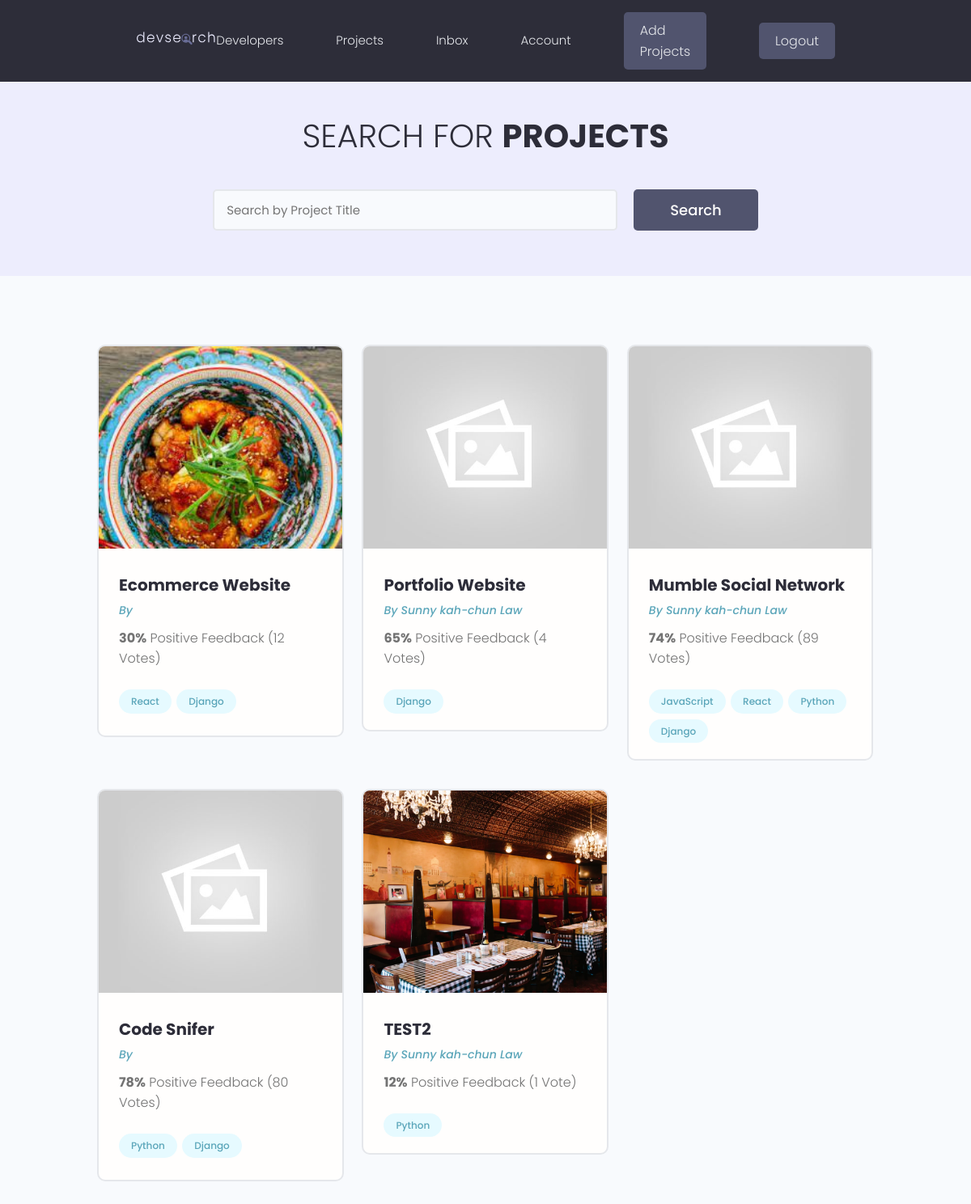
Page /projects/ (signed in) on the committed database.
### projects/models.py (models this page shows, shortened)
class Projects(models.Model):
    owner = models.ForeignKey(
        Profile, null=True, blank=True, on_delete=models.SET_NULL)
    title = models.CharField(max_length=200)
    description = models.TextField(null=True, blank=True)
    featured_image = models.ImageField(
        null=True, blank=True, default="default.jpg")
    demo_link = models.CharField(max_length=2000, blank=True)
    source_link = models.CharField(max_length=2000, null=True, blank=True)
    tags = models.ManyToManyField('Tag', blank=True)
    vote_total = models.IntegerField(default=0, null=True, blank=True)
    vote_ratio = models.IntegerField(default=0, null=True, blank=True)
    created = models.DateTimeField(auto_now_add=True)
    id = models.UUIDField(default=uuid.uuid4, unique=True,
                          primary_key=True, editable=False)

class Tag(models.Model):
    name = models.CharField(max_length=200)
    createed = models.DateTimeField(auto_now_add=True)
    id = models.UUIDField(default=uuid.uuid4, unique=True,
                          primary_key=True, editable=False)
    def __str__(self):
        return self.name

### users/models.py (models this page shows, shortened)
class Profile(models.Model):
    user = models.OneToOneField(
        User, on_delete=models.CASCADE, null=True, blank=True)
    name = models.CharField(max_length=200, blank=True, null=True)
    email = models.EmailField(max_length=500, blank=True, null=True)
    username = models.CharField(max_length=200, blank=True, null=True)
    location = models.CharField(max_length=200, blank=True, null=True)
    short_intro = models.CharField(max_length=200, blank=True, null=True)
    bio = models.TextField(blank=True, null=True)
    profile_image = models.ImageField(
        null=True, blank=True, upload_to='profiles/', default="profiles/user-default.png")
    social_github = models.CharField(max_length=200, blank=True, null=True)
    social_twitter = models.CharField(max_length=200, blank=True, null=True)
    social_linkedin = models.CharField(max_length=200, blank=True, null=True)
    social_youtube = models.CharField(max_length=200, blank=True, null=True)
    social_website = models.CharField(max_length=200, blank=True, null=True)
    created = models.DateTimeField(auto_now_add=True)
    id = models.UUIDField(default=uuid.uuid4, unique=True,
                          primary_key=True, editable=False)

### projects/views.py (the view)
# urls.py: path('projects/', include('projects.urls')),
def projects(request):
    projects = Projects.objects.all()
    context = {'projects': projects}
    return render(request, 'projects/projects.html', context)

### projects/templates/projects/projects.html (shortened to what this page needs)
{% extends 'main.html'%}
{% block content %}
<main class="projects">
    <section class="hero-section text-center">
      <div class="container container--narrow">
        <div class="hero-section__box">
          <h2>Search for <span>Projects</span></h2>
        </div>
        <div class="hero-section__search">
          <form class="form" action="#" method="get">
            <div class="form__field">
              <input class="input input--text" id="formInput#search" type="text" name="text"
                placeholder="Search by Project Title" />
            </div>
            <input class="btn btn--sub btn--lg" type="submit" value="Search" />
          </form>
        </div>
      </div>
    </section>
    <section class="projectsList">
      <div class="container">
        <div class="grid grid--three">
        {% for project in projects %}
        <div class="column">
            <div class="card project">
                <a href="{% url 'project' project.id %}}" class="project">
                    <img class="project__thumbnail" src="{{ project.featured_image.url }}" alt="project thumbnail" />
                    <div class="card__body">
                        <h3 class="project__title">{{project.title}}</h3>
                        <p><a class="project__author" href="{% url 'user-profile' project.owner.id %}">By {{project.owner.name}}</a></p>
                        <p class="project--rating">
                            <span style="font-weight: bold;">{{project.vote_ratio}}%</span> Positive
                            Feedback ({{project.vote_total}} Vote{{project.vote_total|pluralize:"s"}})
                        </p>
                        <div class="project__tags">
                            {% for tag in project.tags.all %}
                            <span class="tag tag--pill tag--main">
                                <small>{{tag}}</small>
                            </span>
                            {% endfor %}
                        </div>
                    </div>
                </a>
            </div>
        </div>
        {% endfor %}
        </div>
      </div>
    </section>
  </main>
{% endblock content %}

### static/styles/app.css (style rules this page uses)
:root { --color-sub: #2d2d39; }
.btn--sub { background-color: var(--color-sub-light); }
.card { border: 2px solid var(--color-light); }
img { width: 100%; }
.hero-section { height: 40vh; display: flex; align-items: center; background-color: var(--color-sub); }
.hero-section__box { margin-bottom: 4rem; }
.hero-section__box > h2, .hero-section__box > h2 > span { font-size: 4rem; color: var(--color-light); line-height: 1.3; text-transform: uppercase; }
.hero-section__box > h2 { font-weight: 300; }
.hero-section__box > h2 > span { font-weight: 700; }
.hero-section__search > .form { display: flex; align-items: center; justify-content: center; gap: 2rem; }
.hero-section__search > .form input.input--text { width: 50rem; }
.project__author { font-size: 1.4rem; font-style: italic; }
.project--rating { margin-bottom: 1.6em; margin-top: .5em; }
.projects > .hero-section { background: var(--color-sub-lighter); height: 30vh; }
.projects .hero-section__box { margin-bottom: 2.5rem; }
.projects .hero-section__box > h2 { color: var(--color-sub); }
.projects .hero-section__box > h2 > span { font-weight: 700; color: var(--color-sub); }
.projectsList { margin-top: 8rem; }
.project__thumbnail { height: 25rem; object-fit: cover; object-position: top center; }
.project__title { font-size: 2rem; font-weight: 700; color: var(--color-sub); }

### static/uikit/styles/modules/_variables.css (style rules this page uses)
:root { --color-main: #5aa5b9; --color-main-light: #e6faff; --color-sub: #3f4156; --color-sub-light: #51546e; --color-sub-lighter: #ededfd; --color-text: #737373; --color-gray: #8b8b8b; --color-light: #e5e7eb; --color-light-gray: #767676; --color-bg: #f8fafd; --color-white: #fffefd; --color-white-light: #f3f3f3; --color-success: #359e64; --color-success-bg: #def8e8; --color-error: #fc4b0b; --color-error-bg: #fff2ee; --font-base: 'Poppins', arial, helvetica, 'Segoe UI', roboto, ubuntu, sans-serif; --font-monospace: 'Fira Code', 'Courier New', courier, monospace; --font-regular: 300; --font-medium: 500; --font-bold: 700; --generic-shadow: 1px 1px 5px #00000010; --generic-transition: all 0.3s ease-in-out; }

### static/uikit/styles/modules/_base.css (style rules this page uses)
* { margin: 0; padding: 0; box-sizing: border-box; text-rendering: optimizeLegibility; color: inherit; font-size: inherit; }
html { font-size: 50%; }
@media only screen and (min-width: 480px) { html { font-size: 56.25%; } }
@media only screen and (min-width: 1200px) { html { font-size: 62.5%; } }
body { line-height: 1.6; font-weight: 400; font-size: 1.5rem; color: var(--color-text); background-color: var(--color-bg); min-height: 100vh; }

### static/uikit/styles/modules/_typography.css (style rules this page uses)
* { font-family: var(--font-base); }
h2 { font-size: 3.6rem; font-weight: var(--font-bold); }
h3 { font-size: 3.2rem; font-weight: var(--font-medium); }
p, span, strong { font-size: 1.6rem; color: var(--color-text); font-weight: var(--font-regular); }
a { padding-bottom: 2px; text-decoration: none; display: inline-block; color: var(--color-main); font-weight: var(--font-medium); }

### static/uikit/styles/modules/_utilities.css (style rules this page uses)
.container { width: 92%; max-width: 165rem; margin: 0 auto; box-sizing: border-box; }
.container--narrow { width: 92%; max-width: 120rem; }
@media screen and (min-width: 1000px) { .container { width: 90%; } }
@media screen and (min-width: 1000px) { .container--narrow { width: 85%; } }
@media screen and (min-width: 1200px) { .container { width: 80%; } }
@media screen and (min-width: 1200px) { .container--narrow { width: 72%; } }
.text-center { text-align: center; }

### static/uikit/styles/modules/_button.css (style rules this page uses)
.btn { display: inline-block; position: relative; cursor: pointer; background-color: var(--color-light); font-weight: var(--font-medium); color: var(--color-sub); text-decoration: none; padding: 1rem 2rem; border-radius: 0.5rem; border: none; width: -webkit-fit-content; width: -moz-fit-content; width: fit-content; height: -webkit-fit-content; height: -moz-fit-content; height: fit-content; font-size: 1.6rem; outline-width: 0; outline-color: transparent; -webkit-backface-visibility: hidden; backface-visibility: hidden; transition: all 0.3s ease-in-out; }
.btn--sub { background-color: var(--color-sub); color: var(--color-white); }
.btn--lg { font-size: 1.8rem; padding: 1.2rem 4.5rem; }

### static/uikit/styles/modules/_card.css (style rules this page uses)
.card { border-radius: 1rem; background-color: var(--color-white); border: 1.5px solid var(--color-light); width: auto; height: auto; margin-top: 0.5rem; margin-bottom: 0.5rem; overflow: hidden; }
.card__body, .card__header { padding: 2rem 2.5rem; }

### rows in the picture
Projects: featured_image (picture), title "Ecommerce Website", vote_ratio "30", vote_total "12"
Tag: name "React"
Tag: name "Django"
Projects: featured_image (placeholder picture), title "Portfolio Website", owner.name "Sunny kah-chun Law", vote_ratio "65", vote_total "4"
Projects: featured_image (placeholder picture), title "Mumble Social Network", owner.name "Sunny kah-chun Law", vote_ratio "74", vote_total "89"
Tag: name "JavaScript"
Tag: name "Python"
Projects: featured_image (placeholder picture), title "Code Snifer", vote_ratio "78", vote_total "80"
Projects: featured_image (picture), title "TEST2", owner.name "Sunny kah-chun Law", vote_ratio "12", vote_total "1"
